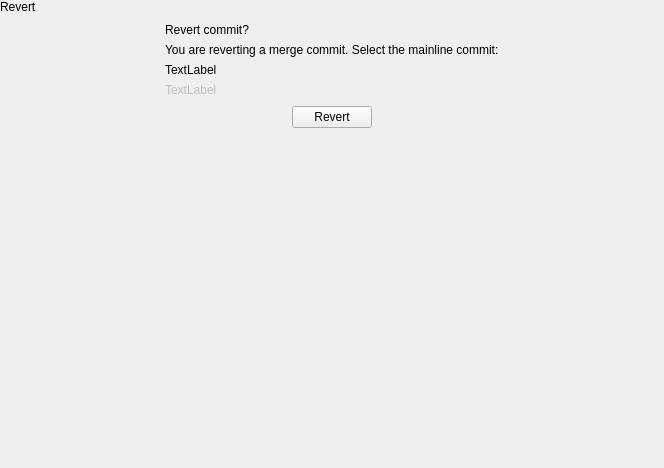
<?xml version="1.0" encoding="UTF-8"?>
<ui version="4.0">
 <class>RevertSnapIn</class>
 <widget class="QWidget" name="RevertSnapIn">
  <property name="geometry">
   <rect>
    <x>0</x>
    <y>0</y>
    <width>664</width>
    <height>468</height>
   </rect>
  </property>
  <property name="windowTitle">
   <string>Form</string>
  </property>
  <layout class="QVBoxLayout" name="verticalLayout">
   <property name="spacing">
    <number>0</number>
   </property>
   <property name="leftMargin">
    <number>0</number>
   </property>
   <property name="topMargin">
    <number>0</number>
   </property>
   <property name="rightMargin">
    <number>0</number>
   </property>
   <property name="bottomMargin">
    <number>0</number>
   </property>
   <item>
    <widget class="tStackedWidget" name="stackedWidget">
     <property name="currentIndex">
      <number>0</number>
     </property>
     <widget class="QWidget" name="revertPage">
      <layout class="QVBoxLayout" name="verticalLayout_2">
       <property name="spacing">
        <number>0</number>
       </property>
       <property name="leftMargin">
        <number>0</number>
       </property>
       <property name="topMargin">
        <number>0</number>
       </property>
       <property name="rightMargin">
        <number>0</number>
       </property>
       <property name="bottomMargin">
        <number>0</number>
       </property>
       <item>
        <widget class="tTitleLabel" name="titleLabel">
         <property name="text">
          <string>Revert</string>
         </property>
        </widget>
       </item>
       <item alignment="Qt::AlignHCenter">
        <widget class="QWidget" name="revertOptionsWidget" native="true">
         <layout class="QVBoxLayout" name="verticalLayout_3">
          <item>
           <widget class="tSubtitleLabel" name="revertSubtitle">
            <property name="text">
             <string notr="true">Revert commit?</string>
            </property>
           </widget>
          </item>
          <item>
           <widget class="QWidget" name="revertMergeWidget" native="true">
            <layout class="QVBoxLayout" name="verticalLayout_6">
             <property name="leftMargin">
              <number>0</number>
             </property>
             <property name="topMargin">
              <number>0</number>
             </property>
             <property name="rightMargin">
              <number>0</number>
             </property>
             <property name="bottomMargin">
              <number>0</number>
             </property>
             <item>
              <widget class="QLabel" name="label">
               <property name="text">
                <string>You are reverting a merge commit. Select the mainline commit:</string>
               </property>
              </widget>
             </item>
             <item>
              <layout class="QVBoxLayout" name="mainlineLayout"/>
             </item>
            </layout>
           </widget>
          </item>
          <item>
           <widget class="QLabel" name="revertDescription">
            <property name="text">
             <string notr="true">TextLabel</string>
            </property>
           </widget>
          </item>
          <item>
           <widget class="QLabel" name="revertInformation">
            <property name="enabled">
             <bool>false</bool>
            </property>
            <property name="text">
             <string notr="true">TextLabel</string>
            </property>
           </widget>
          </item>
         </layout>
        </widget>
       </item>
       <item alignment="Qt::AlignHCenter">
        <widget class="QPushButton" name="revertButton">
         <property name="text">
          <string>Revert</string>
         </property>
        </widget>
       </item>
       <item>
        <spacer name="verticalSpacer">
         <property name="orientation">
          <enum>Qt::Vertical</enum>
         </property>
         <property name="sizeHint" stdset="0">
          <size>
           <width>20</width>
           <height>270</height>
          </size>
         </property>
        </spacer>
       </item>
      </layout>
     </widget>
     <widget class="QWidget" name="revertUnavailablePage">
      <layout class="QVBoxLayout" name="verticalLayout_5">
       <property name="spacing">
        <number>0</number>
       </property>
       <property name="leftMargin">
        <number>0</number>
       </property>
       <property name="topMargin">
        <number>0</number>
       </property>
       <property name="rightMargin">
        <number>0</number>
       </property>
       <property name="bottomMargin">
        <number>0</number>
       </property>
       <item>
        <widget class="tTitleLabel" name="titleLabel_2">
         <property name="text">
          <string>Revert</string>
         </property>
        </widget>
       </item>
       <item alignment="Qt::AlignHCenter">
        <widget class="QWidget" name="revertUnavailableWidget" native="true">
         <layout class="QVBoxLayout" name="verticalLayout_4">
          <item>
           <widget class="tSubtitleLabel" name="revertUnavailableTitle">
            <property name="text">
             <string notr="true">Unable to revert</string>
            </property>
           </widget>
          </item>
          <item>
           <widget class="QLabel" name="revertUnavailableText">
            <property name="text">
             <string notr="true">TextLabel</string>
            </property>
           </widget>
          </item>
         </layout>
        </widget>
       </item>
       <item alignment="Qt::AlignHCenter">
        <widget class="QPushButton" name="revertUnavailableButton">
         <property name="text">
          <string>OK</string>
         </property>
        </widget>
       </item>
       <item>
        <spacer name="verticalSpacer_2">
         <property name="orientation">
          <enum>Qt::Vertical</enum>
         </property>
         <property name="sizeHint" stdset="0">
          <size>
           <width>20</width>
           <height>201</height>
          </size>
         </property>
        </spacer>
       </item>
      </layout>
     </widget>
    </widget>
   </item>
  </layout>
 </widget>
 <customwidgets>
  <customwidget>
   <class>tTitleLabel</class>
   <extends>QLabel</extends>
   <header location="global">ttitlelabel.h</header>
   <slots>
    <signal>backButtonClicked()</signal>
   </slots>
  </customwidget>
  <customwidget>
   <class>tStackedWidget</class>
   <extends>QStackedWidget</extends>
   <header location="global">tstackedwidget.h</header>
   <container>1</container>
   <slots>
    <signal>switchingFrame(int)</signal>
   </slots>
  </customwidget>
  <customwidget>
   <class>tSubtitleLabel</class>
   <extends>QLabel</extends>
   <header location="global">tsubtitlelabel.h</header>
  </customwidget>
 </customwidgets>
 <resources/>
 <connections/>
</ui>
